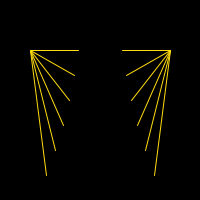
Frame 1 (no input)
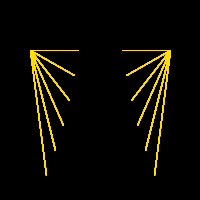
Frame 60 (the mouse pressed at the canvas centre just before this capture)
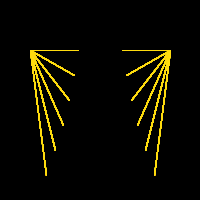
Frame 120 (the mouse held since frame 60 and released just before this capture)

The Processing sketch that drew these frames (run headless with seeded random() and noise(); from frame 60 on, the mouse is pressed at the canvas centre):

// Processing sketch: processing_97264
// ── processing_97264.pde

//Emanuele Reis - Reforço Exercício 5
void setup () {
  size (200, 200);
  background (0);
}
void draw () {
  stroke (#FFDC0F);

  int y=50;
  while (y<200) {
    line(30, 50, 80-y*y/900, y);
    line (170, 50, 120+y*y/900, y);
    y=y+25;
  }
}
